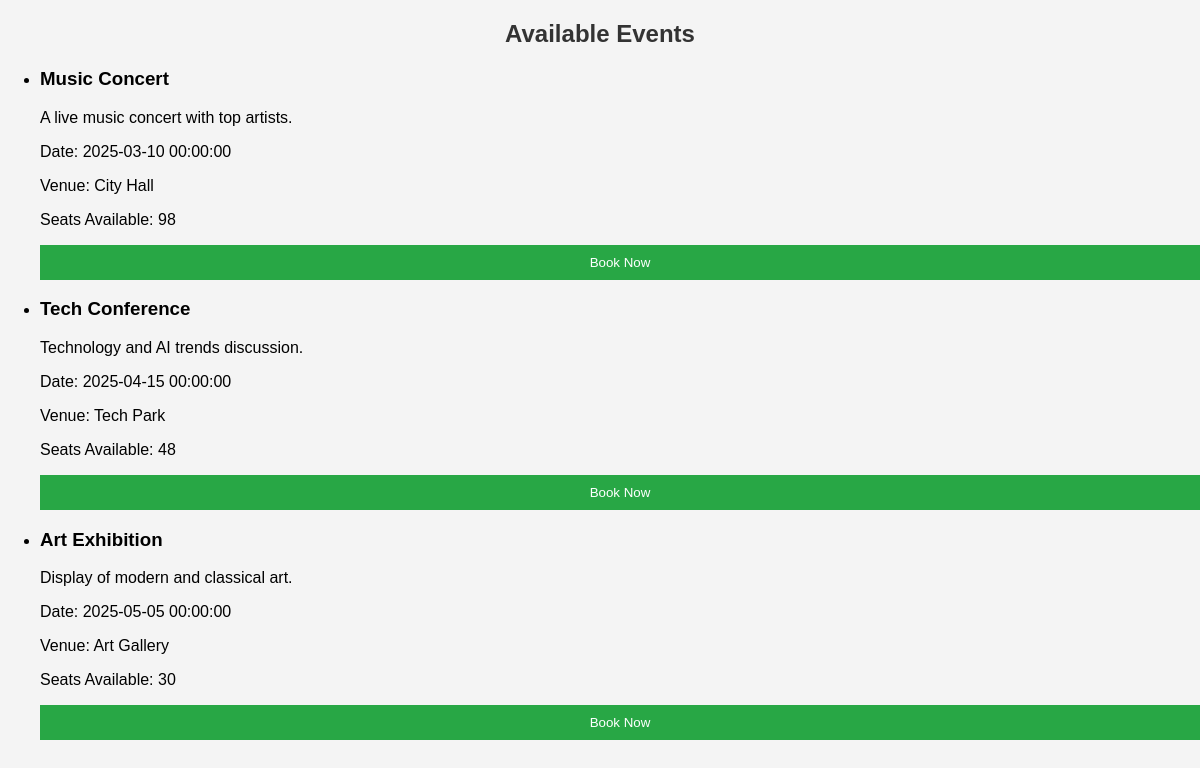
The page / on the database its author committed.
### tables this page shows
CREATE TABLE `events` (
  `id` int(11) NOT NULL,
  `title` varchar(255) NOT NULL,
  `description` text NOT NULL,
  `date` datetime NOT NULL,
  `venue` varchar(255) NOT NULL,
  `available_seats` int(11) NOT NULL
);

### index.php (the view, shortened to what this page needs)
<?php
include 'config.php';
$result = $conn->query("SELECT * FROM events");
?>
<!DOCTYPE html>
<html lang="en">
<head>
    <link rel="stylesheet" href="styles.css">
</head>
<body>
    <h2>Available Events</h2>
    <ul>
        <?php while ($row = $result->fetch_assoc()): ?>
            <li>
                <h3><?php echo $row['title']; ?></h3>
                <p><?php echo $row['description']; ?></p>
                <p>Date: <?php echo $row['date']; ?></p>
                <p>Venue: <?php echo $row['venue']; ?></p>
                <p>Seats Available: <?php echo $row['available_seats']; ?></p>
                <?php if ($row['available_seats'] > 0): ?>
                    <button class="book-btn" data-event="<?php echo $row['id']; ?>">Book Now</button>
                <?php else: ?>
                    <span>Sold Out</span>
                <?php endif; ?>
            </li>
        <?php endwhile; ?>
    </ul>
</body>
</html>

### styles.css (style rules this page uses)
body { font-family: Arial, sans-serif; margin: 0; padding: 0; background-color: #f4f4f4; }
h2 { text-align: center; color: #333; }
button { display: block; width: 100%; padding: 10px; background: #28a745; color: #fff; border: none; cursor: pointer; }

### rows shown on the page
events: title "Music Concert", description "A live music concert with top artists.", date "2025-03-10 00:00:00", venue "City Hall", available_seats "98"
events: title "Tech Conference", description "Technology and AI trends discussion.", date "2025-04-15 00:00:00", venue "Tech Park", available_seats "48"
events: title "Art Exhibition", description "Display of modern and classical art.", date "2025-05-05 00:00:00", venue "Art Gallery", available_seats "30"
